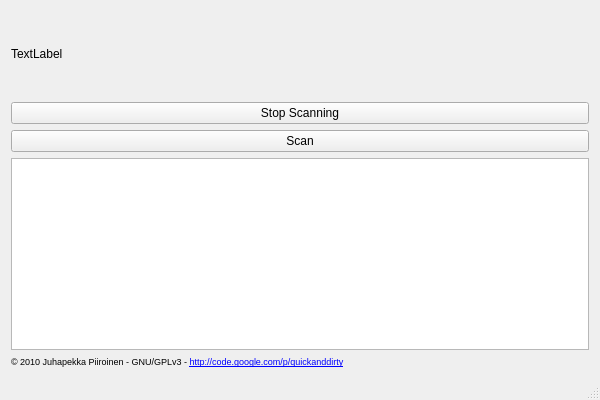
<?xml version="1.0" encoding="UTF-8"?>
<ui version="4.0">
 <class>MainWindow</class>
 <widget class="QMainWindow" name="MainWindow">
  <property name="geometry">
   <rect>
    <x>0</x>
    <y>0</y>
    <width>600</width>
    <height>400</height>
   </rect>
  </property>
  <property name="windowTitle">
   <string>jpiiScanner</string>
  </property>
  <widget class="QWidget" name="centralWidget">
   <layout class="QGridLayout" name="gridLayout">
    <item row="2" column="0" colspan="3">
     <widget class="QPushButton" name="pushButtonScan">
      <property name="text">
       <string>Scan</string>
      </property>
     </widget>
    </item>
    <item row="3" column="0" colspan="3">
     <widget class="QGraphicsView" name="graphicsViewScan"/>
    </item>
    <item row="1" column="0" colspan="3">
     <widget class="QPushButton" name="pushButtonStopScanning">
      <property name="sizePolicy">
       <sizepolicy hsizetype="Expanding" vsizetype="Fixed">
        <horstretch>0</horstretch>
        <verstretch>0</verstretch>
       </sizepolicy>
      </property>
      <property name="text">
       <string>Stop Scanning</string>
      </property>
     </widget>
    </item>
    <item row="0" column="0" colspan="3">
     <widget class="QLabel" name="labelScanning">
      <property name="sizePolicy">
       <sizepolicy hsizetype="Expanding" vsizetype="Expanding">
        <horstretch>0</horstretch>
        <verstretch>0</verstretch>
       </sizepolicy>
      </property>
      <property name="text">
       <string>TextLabel</string>
      </property>
      <property name="wordWrap">
       <bool>true</bool>
      </property>
     </widget>
    </item>
    <item row="4" column="0">
     <widget class="QLabel" name="label">
      <property name="font">
       <font>
        <pointsize>7</pointsize>
       </font>
      </property>
      <property name="text">
       <string>&amp;copy; 2010 Juhapekka Piiroinen - GNU/GPLv3 - &lt;a href=&quot;http://code.google.com/p/quickanddirty&quot;&gt;http://code.google.com/p/quickanddirty&lt;/a&gt;</string>
      </property>
      <property name="textFormat">
       <enum>Qt::RichText</enum>
      </property>
     </widget>
    </item>
   </layout>
  </widget>
  <widget class="QStatusBar" name="statusBar"/>
 </widget>
 <layoutdefault spacing="6" margin="11"/>
 <resources/>
 <connections/>
</ui>
